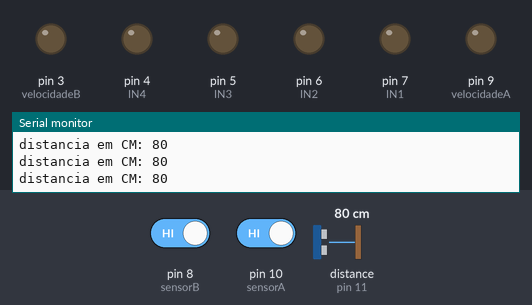
This sketch was run on a simulated Arduino Uno, built with avr-gcc and run on an emulated ATmega328P. Shown: output pins drawn as LEDs (lit = HIGH), the last lines printed to the serial monitor. The test bench sets the inputs (shaded band); at power-on: distance to the obstacle (sensor on pin 11) 80 cm, pin 8 (sensorB) HIGH, pin 10 (sensorA) HIGH. The echo pulse lasts 58.3 µs per cm.

Above: at 1.2 s.
1.3 s: distance to the obstacle (sensor on pin 11) set to 17 cm
4.3 s: distance to the obstacle (sensor on pin 11) set to 13 cm
At 4.8 s:
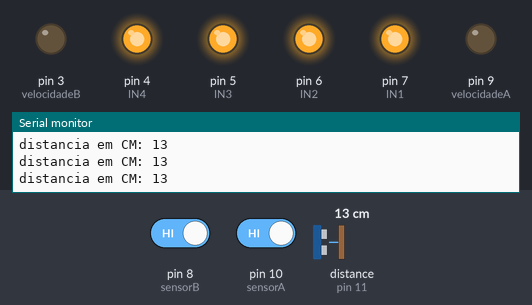
5.8 s: distance to the obstacle (sensor on pin 11) set to 18 cm
At 6.2 s:
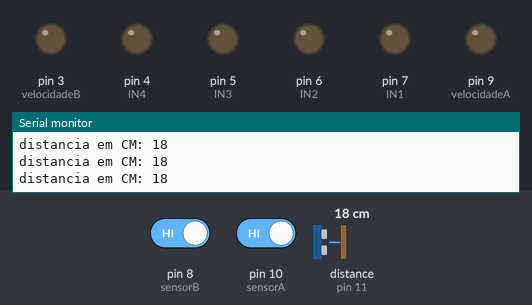
8.8 s: pin 8 (sensorB) driven LOW
At 9.3 s:
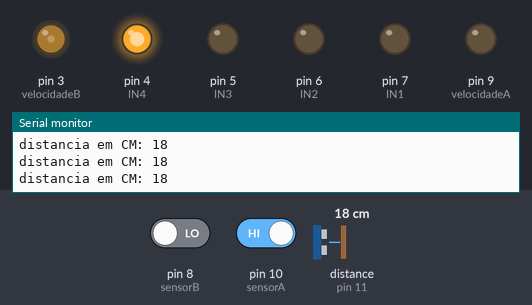
10.3 s: pin 10 (sensorA) driven LOW
At 10.7 s:
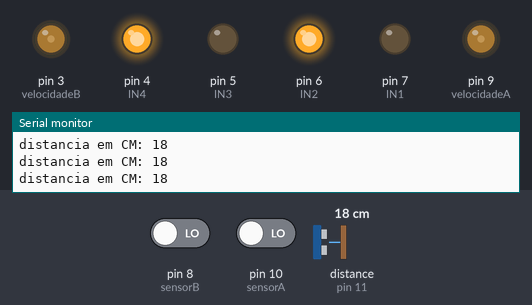
11.8 s: pin 8 (sensorB) driven HIGH
At 12.1 s:
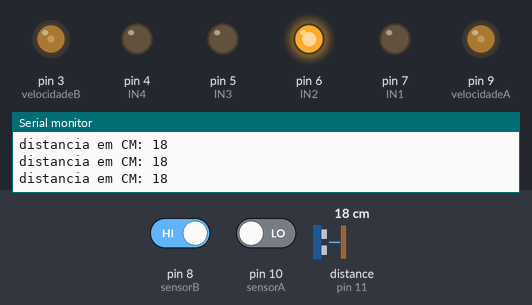
Timing chart, 0 to 14.3 s (numbered marks = the images above; inputs shaded):
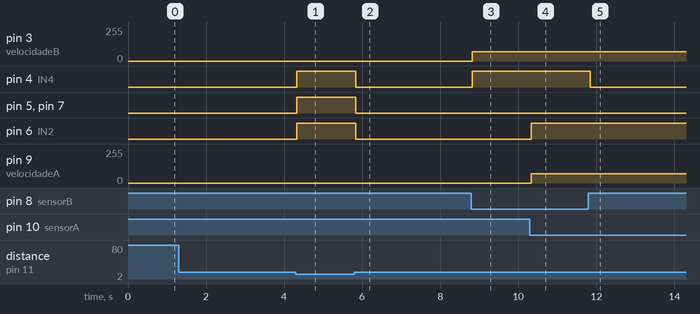

Measured:
- the behaviour switches between 15 and 14 cm on distance to the obstacle (sensor on pin 11) (found by bisection; images 0 and 1)
- after the input at 4.3 s, pin 4 (IN4), pin 5 (IN3), pin 6 (IN2), pin 7 (IN1): LOW → HIGH at once
- after the input at 5.8 s, pin 4 (IN4), pin 5 (IN3), pin 6 (IN2), pin 7 (IN1): HIGH → LOW at once
- after the input at 8.8 s, pin 3 (velocidadeB): 0/255 → 70/255 at once; pin 4 (IN4): LOW → HIGH at once
- after the input at 10.3 s, pin 6 (IN2): LOW → HIGH at once; pin 9 (velocidadeA): 0/255 → 70/255 at once
- after the input at 11.8 s, pin 4 (IN4): HIGH → LOW at once

The sketch:

robo_seguidor_de_linha_2.0.ino
```cpp
#include <Ultrasonic.h>

#define sensorB 8
#define sensorA 10
#define IN1 7
#define IN2 6
#define IN3 5
#define IN4 4
#define velocidadeA 9
#define velocidadeB 3
bool estadoA = 0;
bool estadoB = 0;


Ultrasonic ultrasonic(12,11);// DEFINE PINO 12 TRIG E PINO 11  ECHO
int distancia;

void setup() {
   Serial.begin(9600);
 pinMode(sensorA , INPUT);
 pinMode(sensorB , INPUT);
 pinMode (IN1 , OUTPUT);
 pinMode (IN2 , OUTPUT);
 pinMode (IN3 , OUTPUT);
 pinMode (IN4 , OUTPUT);
 pinMode (velocidadeA , OUTPUT);
 pinMode (velocidadeB , OUTPUT);
}

void loop() {
   distancia = ultrasonic.read();
   estadoA = digitalRead(sensorA);
   estadoB = digitalRead(sensorB);

  Serial.print("distancia em CM: ");
  Serial.println(distancia);
  delay(0);

  if(distancia < 15){
                      digitalWrite (velocidadeA , 0);
                      digitalWrite (velocidadeB , 0);
                      digitalWrite (IN1 , HIGH);
                      digitalWrite (IN2 , HIGH);
                      digitalWrite (IN3 , HIGH);
                      digitalWrite (IN4 , HIGH);

  }

  else if (distancia > 15){
                              if (estadoA == 0){
                                  analogWrite(velocidadeA , 70);
                                  digitalWrite (IN1 , LOW);
                                  digitalWrite (IN2 , HIGH);
                                 }
                                 else{
                                  digitalWrite (IN1 , LOW);
                                  digitalWrite (IN2 , LOW);
                                  }


                                 if (estadoB == 0){
                                  analogWrite(velocidadeB , 70);
                                  digitalWrite (IN3 , LOW);
                                  digitalWrite (IN4 , HIGH);
                                 }
                                 else{
                                  digitalWrite (IN3 , LOW);
                                  digitalWrite (IN4 , LOW);
                                  }
}


}
```
